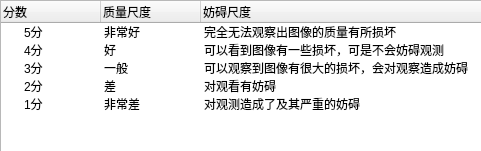
<?xml version="1.0" encoding="UTF-8"?>
<ui version="4.0">
 <class>rule</class>
 <widget class="QDialog" name="rule">
  <property name="geometry">
   <rect>
    <x>0</x>
    <y>0</y>
    <width>481</width>
    <height>151</height>
   </rect>
  </property>
  <property name="windowTitle">
   <string>Dialog</string>
  </property>
  <widget class="QTreeWidget" name="treeWidget">
   <property name="geometry">
    <rect>
     <x>0</x>
     <y>0</y>
     <width>541</width>
     <height>301</height>
    </rect>
   </property>
   <column>
    <property name="text">
     <string>分数</string>
    </property>
   </column>
   <column>
    <property name="text">
     <string>质量尺度</string>
    </property>
   </column>
   <column>
    <property name="text">
     <string>妨碍尺度</string>
    </property>
   </column>
   <item>
    <property name="text">
     <string>5分</string>
    </property>
    <property name="text">
     <string>非常好</string>
    </property>
    <property name="text">
     <string>完全无法观察出图像的质量有所损坏</string>
    </property>
   </item>
   <item>
    <property name="text">
     <string>4分</string>
    </property>
    <property name="text">
     <string>好</string>
    </property>
    <property name="text">
     <string>可以看到图像有一些损坏，可是不会妨碍观测</string>
    </property>
   </item>
   <item>
    <property name="text">
     <string>3分</string>
    </property>
    <property name="text">
     <string>一般</string>
    </property>
    <property name="text">
     <string>可以观察到图像有很大的损坏，会对观察造成妨碍</string>
    </property>
   </item>
   <item>
    <property name="text">
     <string>2分</string>
    </property>
    <property name="text">
     <string>差</string>
    </property>
    <property name="text">
     <string>对观看有妨碍</string>
    </property>
   </item>
   <item>
    <property name="text">
     <string>1分</string>
    </property>
    <property name="text">
     <string>非常差</string>
    </property>
    <property name="text">
     <string>对观测造成了及其严重的妨碍</string>
    </property>
   </item>
  </widget>
 </widget>
 <resources/>
 <connections/>
</ui>
